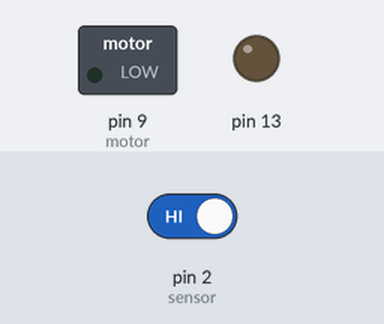
Bench run of a sketch on a simulated Arduino Uno, built with avr-gcc and run on an emulated ATmega328P. Parts: switched loads named in the sketch (green lamp = pin HIGH), output pins drawn as LEDs (lit = HIGH). The test bench sets the inputs (shaded band); at power-on: pin 2 (sensor) HIGH. Pins used as bus, display or sensor lines are not drawn.

Above: at 5.3 s.
5.4 s: pin 2 (sensor) driven LOW
At 6.4 s:
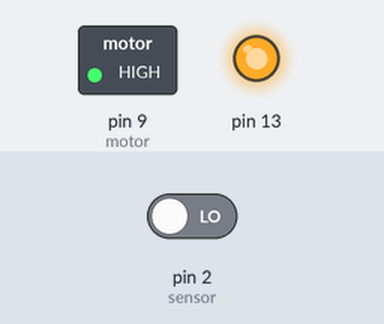
Timing chart, 0 to 8.4 s (numbered marks = the images above; inputs shaded):
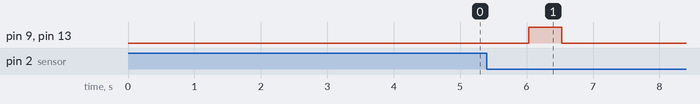

The sketch:

Automatic_Soap_Dispenser_V2.ino
```cpp
#include <LowPower.h>
int motor = 9;
int sensor = 2;
int sensorPwr = 5;
void setup() {
  pinMode(motor, OUTPUT);
  pinMode(sensorPwr, OUTPUT);
  pinMode(13, OUTPUT);
  pinMode(sensor, INPUT);

  digitalWrite(motor, LOW);
}
void loop() {
  for (int i = 0; i <= 2; i++)
  {
    //LowPower.idle(SLEEP_500MS, ADC_OFF, TIMER2_OFF, TIMER1_OFF, TIMER0_OFF, SPI_OFF, USART0_OFF, TWI_OFF);
     LowPower.powerDown(SLEEP_500MS, ADC_OFF, BOD_OFF);
  }

  digitalWrite(sensorPwr, HIGH);
  delay(8);
  if (digitalRead(sensor) == LOW) { //something detected
    digitalWrite(13, HIGH);
    digitalWrite(motor, HIGH);
    delay(500);
    digitalWrite(13, LOW);
    digitalWrite(motor, LOW);
    while (digitalRead(sensor) == LOW); //do nothing
  }
  digitalWrite(13, LOW);
  digitalWrite(motor, LOW);
  digitalWrite(sensorPwr, LOW);
}
```

Measured:
- after the input at 5.4 s, pin 9 (motor), pin 13: LOW → HIGH after 0.63 s, → LOW 0.50 s later
